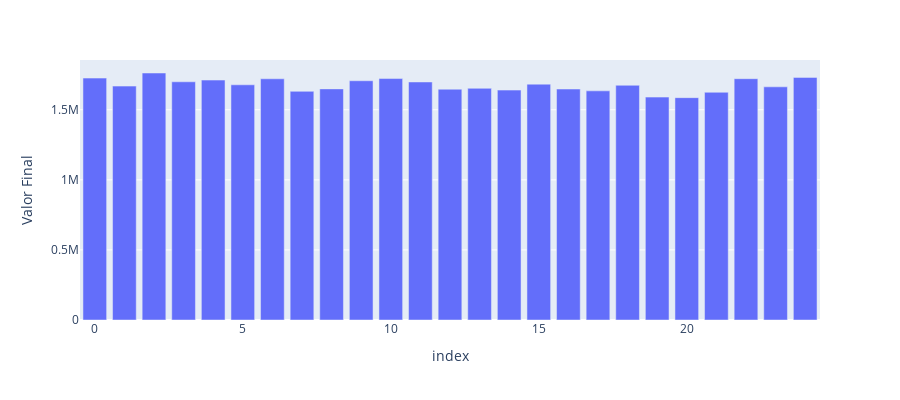

Write notebook code for a chart like this one.
### Code cell
# Faturamento anual das lojas:

df_2=Database_Atualizado.groupby('ID Loja')['Valor Final'].sum().reset_index()
df_2.sort_values(by='Valor Final', ascending=False)

# Gráfico:

fig_2=px.bar(df_2, x=df_2.index, y='Valor Final', labels={'Valor Final': 'Valor Final'}, height=400)
fig_2.show()

### Figure 1 — Plotly figure (JSON) as saved in the notebook; plotly's stock layout.template omitted (floating-point values rounded to 4 significant figures)
{"data": [{"alignmentgroup": "True", "hovertemplate": "index=%{x}<br>Valor Final=%{y}<extra></extra>", "legendgroup": "", "marker": {"color": "#636efa", "pattern": {"shape": ""}}, "name": "", "offsetgroup": "", "orientation": "v", "showlegend": false, "textposition": "auto", "type": "bar", "x": [0, 1, 2, 3, 4, 5, 6, 7, 8, 9, 10, 11, 12, 13, 14, 15, 16, 17, 18, 19, 20, 21, 22, 23, 24], "xaxis": "x", "y": [1726110, 1668921, 1762419, 1699681, 1711968, 1678225, 1721120, 1631630, 1649014, 1707122, 1722766, 1698430, 1646739, 1653103, 1640486, 1682870, 1648111, 1635060, 1674824, 1590441, 1586444, 1624879, 1721763, 1663770, 1731167], "yaxis": "y"}], "layout": {"barmode": "relative", "height": 400, "legend": {"tracegroupgap": 0}, "margin": {"t": 60}, "xaxis": {"anchor": "y", "domain": [0, 1], "title": {"text": "index"}}, "yaxis": {"anchor": "x", "domain": [0, 1], "title": {"text": "Valor Final"}}}}
